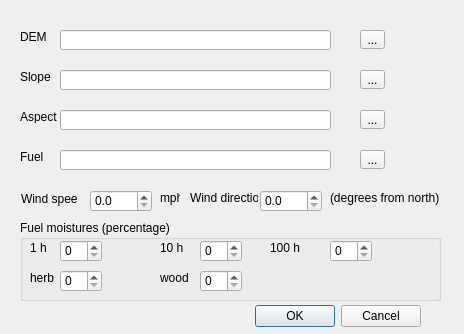
<?xml version="1.0" encoding="UTF-8"?>
<ui version="4.0">
 <class>DialogData</class>
 <widget class="QDialog" name="DialogData">
  <property name="geometry">
   <rect>
    <x>0</x>
    <y>0</y>
    <width>464</width>
    <height>334</height>
   </rect>
  </property>
  <property name="sizePolicy">
   <sizepolicy hsizetype="Fixed" vsizetype="Fixed">
    <horstretch>0</horstretch>
    <verstretch>0</verstretch>
   </sizepolicy>
  </property>
  <property name="windowTitle">
   <string>Input data setup</string>
  </property>
  <widget class="QDialogButtonBox" name="buttonBox">
   <property name="geometry">
    <rect>
     <x>80</x>
     <y>300</y>
     <width>341</width>
     <height>32</height>
    </rect>
   </property>
   <property name="orientation">
    <enum>Qt::Horizontal</enum>
   </property>
   <property name="standardButtons">
    <set>QDialogButtonBox::Cancel|QDialogButtonBox::Ok</set>
   </property>
  </widget>
  <widget class="QLabel" name="label_DEM">
   <property name="geometry">
    <rect>
     <x>20</x>
     <y>30</y>
     <width>46</width>
     <height>13</height>
    </rect>
   </property>
   <property name="text">
    <string>DEM</string>
   </property>
  </widget>
  <widget class="QLabel" name="label_slope">
   <property name="geometry">
    <rect>
     <x>20</x>
     <y>70</y>
     <width>46</width>
     <height>13</height>
    </rect>
   </property>
   <property name="text">
    <string>Slope</string>
   </property>
  </widget>
  <widget class="QLabel" name="label_aspect">
   <property name="geometry">
    <rect>
     <x>20</x>
     <y>110</y>
     <width>46</width>
     <height>13</height>
    </rect>
   </property>
   <property name="text">
    <string>Aspect</string>
   </property>
  </widget>
  <widget class="QLabel" name="label_fuel">
   <property name="geometry">
    <rect>
     <x>20</x>
     <y>150</y>
     <width>46</width>
     <height>13</height>
    </rect>
   </property>
   <property name="text">
    <string>Fuel</string>
   </property>
  </widget>
  <widget class="QLabel" name="label_wind">
   <property name="geometry">
    <rect>
     <x>21</x>
     <y>191</y>
     <width>56</width>
     <height>16</height>
    </rect>
   </property>
   <property name="text">
    <string>Wind speed</string>
   </property>
  </widget>
  <widget class="QLineEdit" name="lineEdit_DEM">
   <property name="geometry">
    <rect>
     <x>60</x>
     <y>30</y>
     <width>271</width>
     <height>20</height>
    </rect>
   </property>
  </widget>
  <widget class="QToolButton" name="toolBtn_DEM">
   <property name="geometry">
    <rect>
     <x>360</x>
     <y>30</y>
     <width>25</width>
     <height>19</height>
    </rect>
   </property>
   <property name="text">
    <string>...</string>
   </property>
  </widget>
  <widget class="QLineEdit" name="lineEdit_slope">
   <property name="geometry">
    <rect>
     <x>60</x>
     <y>70</y>
     <width>271</width>
     <height>20</height>
    </rect>
   </property>
  </widget>
  <widget class="QLineEdit" name="lineEdit_aspect">
   <property name="geometry">
    <rect>
     <x>60</x>
     <y>110</y>
     <width>271</width>
     <height>20</height>
    </rect>
   </property>
  </widget>
  <widget class="QLineEdit" name="lineEdit_fuel">
   <property name="geometry">
    <rect>
     <x>60</x>
     <y>150</y>
     <width>271</width>
     <height>20</height>
    </rect>
   </property>
  </widget>
  <widget class="QToolButton" name="toolBtn_slope">
   <property name="geometry">
    <rect>
     <x>360</x>
     <y>70</y>
     <width>25</width>
     <height>19</height>
    </rect>
   </property>
   <property name="text">
    <string>...</string>
   </property>
  </widget>
  <widget class="QToolButton" name="toolBtn_aspect">
   <property name="geometry">
    <rect>
     <x>360</x>
     <y>110</y>
     <width>25</width>
     <height>19</height>
    </rect>
   </property>
   <property name="text">
    <string>...</string>
   </property>
  </widget>
  <widget class="QToolButton" name="toolBtn_fuel">
   <property name="geometry">
    <rect>
     <x>360</x>
     <y>150</y>
     <width>25</width>
     <height>19</height>
    </rect>
   </property>
   <property name="text">
    <string>...</string>
   </property>
  </widget>
  <widget class="QLabel" name="label">
   <property name="geometry">
    <rect>
     <x>160</x>
     <y>190</y>
     <width>20</width>
     <height>16</height>
    </rect>
   </property>
   <property name="text">
    <string>mph</string>
   </property>
  </widget>
  <widget class="QLabel" name="label_wind_2">
   <property name="geometry">
    <rect>
     <x>190</x>
     <y>190</y>
     <width>68</width>
     <height>16</height>
    </rect>
   </property>
   <property name="text">
    <string>Wind direction</string>
   </property>
  </widget>
  <widget class="QDoubleSpinBox" name="doubleSpinBox_windspeed">
   <property name="geometry">
    <rect>
     <x>90</x>
     <y>190</y>
     <width>62</width>
     <height>22</height>
    </rect>
   </property>
   <property name="decimals">
    <number>1</number>
   </property>
   <property name="maximum">
    <double>40.000000000000000</double>
   </property>
  </widget>
  <widget class="QLabel" name="label_2">
   <property name="geometry">
    <rect>
     <x>330</x>
     <y>190</y>
     <width>111</width>
     <height>16</height>
    </rect>
   </property>
   <property name="text">
    <string>(degrees from north)</string>
   </property>
  </widget>
  <widget class="QGroupBox" name="groupBox">
   <property name="geometry">
    <rect>
     <x>20</x>
     <y>220</y>
     <width>421</width>
     <height>81</height>
    </rect>
   </property>
   <property name="title">
    <string>Fuel moistures (percentage)</string>
   </property>
   <widget class="QLabel" name="label_wind_3">
    <property name="geometry">
     <rect>
      <x>10</x>
      <y>20</y>
      <width>31</width>
      <height>16</height>
     </rect>
    </property>
    <property name="text">
     <string>1 h</string>
    </property>
   </widget>
   <widget class="QSpinBox" name="spinBox_1hM">
    <property name="geometry">
     <rect>
      <x>40</x>
      <y>20</y>
      <width>42</width>
      <height>22</height>
     </rect>
    </property>
   </widget>
   <widget class="QLabel" name="label_wind_4">
    <property name="geometry">
     <rect>
      <x>140</x>
      <y>20</y>
      <width>31</width>
      <height>16</height>
     </rect>
    </property>
    <property name="text">
     <string>10 h</string>
    </property>
   </widget>
   <widget class="QSpinBox" name="spinBox_10hM">
    <property name="geometry">
     <rect>
      <x>180</x>
      <y>20</y>
      <width>42</width>
      <height>22</height>
     </rect>
    </property>
   </widget>
   <widget class="QLabel" name="label_wind_5">
    <property name="geometry">
     <rect>
      <x>250</x>
      <y>20</y>
      <width>31</width>
      <height>16</height>
     </rect>
    </property>
    <property name="text">
     <string>100 h</string>
    </property>
   </widget>
   <widget class="QSpinBox" name="spinBox_100hM">
    <property name="geometry">
     <rect>
      <x>310</x>
      <y>20</y>
      <width>42</width>
      <height>22</height>
     </rect>
    </property>
   </widget>
   <widget class="QLabel" name="label_wind_6">
    <property name="geometry">
     <rect>
      <x>10</x>
      <y>50</y>
      <width>31</width>
      <height>16</height>
     </rect>
    </property>
    <property name="text">
     <string>herb</string>
    </property>
   </widget>
   <widget class="QSpinBox" name="spinBox_herb">
    <property name="geometry">
     <rect>
      <x>40</x>
      <y>50</y>
      <width>42</width>
      <height>22</height>
     </rect>
    </property>
   </widget>
   <widget class="QLabel" name="label_wind_7">
    <property name="geometry">
     <rect>
      <x>140</x>
      <y>50</y>
      <width>31</width>
      <height>16</height>
     </rect>
    </property>
    <property name="text">
     <string>wood</string>
    </property>
   </widget>
   <widget class="QSpinBox" name="spinBox_wood">
    <property name="geometry">
     <rect>
      <x>180</x>
      <y>50</y>
      <width>42</width>
      <height>22</height>
     </rect>
    </property>
   </widget>
  </widget>
  <widget class="QDoubleSpinBox" name="doubleSpinBox_windDirect">
   <property name="geometry">
    <rect>
     <x>260</x>
     <y>190</y>
     <width>62</width>
     <height>22</height>
    </rect>
   </property>
   <property name="decimals">
    <number>1</number>
   </property>
   <property name="maximum">
    <double>360.000000000000000</double>
   </property>
  </widget>
 </widget>
 <resources/>
 <connections>
  <connection>
   <sender>buttonBox</sender>
   <signal>accepted()</signal>
   <receiver>DialogData</receiver>
   <slot>accept()</slot>
   <hints>
    <hint type="sourcelabel">
     <x>248</x>
     <y>254</y>
    </hint>
    <hint type="destinationlabel">
     <x>157</x>
     <y>274</y>
    </hint>
   </hints>
  </connection>
  <connection>
   <sender>buttonBox</sender>
   <signal>rejected()</signal>
   <receiver>DialogData</receiver>
   <slot>reject()</slot>
   <hints>
    <hint type="sourcelabel">
     <x>316</x>
     <y>260</y>
    </hint>
    <hint type="destinationlabel">
     <x>286</x>
     <y>274</y>
    </hint>
   </hints>
  </connection>
 </connections>
</ui>
